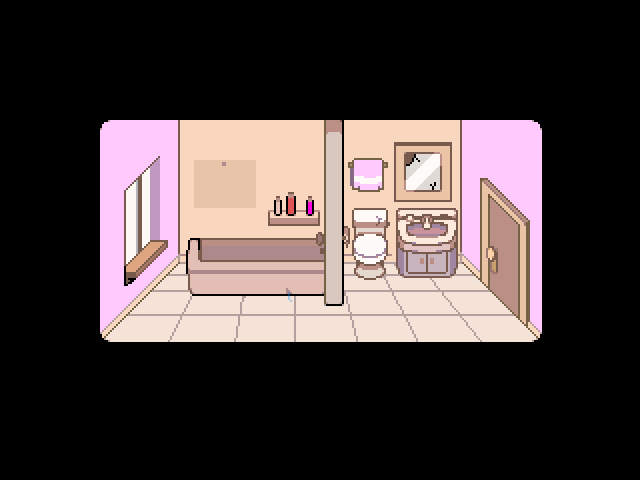

Below is a game level as drawn by its tile map, then a one-line description and the .tmx file that defines it, in full:
An orthogonal 16x12 tile map with 40x40 px tiles, 1 tile layer (Tile Layer 1) and 13 objects (3x interactable, transition, kit).

<map version="1.10" tiledversion="1.10.1" orientation="orthogonal" renderorder="right-down" width="16" height="12" tilewidth="40" tileheight="40" infinite="0" nextlayerid="5" nextobjectid="18">
 <editorsettings>
  <export target="bathroom.lua" format="lua" />
 </editorsettings>
 <properties>
  <property name="light" type="bool" value="true" />
  <property name="music" value="room_003" />
 </properties>
 <tileset firstgid="1" source="../../tilesets/frivatown/home.tsx" />
 <layer id="1" name="Tile Layer 1" width="16" height="12">
  <data encoding="csv">
1401,1402,1403,1404,1405,1406,1407,1408,1409,1410,1411,1412,1413,1414,1415,1416,
1426,1427,1428,1429,1430,1431,1432,1433,1434,1435,1436,1437,1438,1439,1440,1441,
1451,1452,1453,1454,1455,1456,1457,1458,1459,1460,1461,1462,1463,1464,1465,1466,
1476,1477,1478,1479,1480,1481,1482,1483,1484,1485,1486,1487,1488,1489,1490,1491,
1501,1502,1503,1504,1505,1506,1507,1508,1509,1510,1511,1512,1513,1514,1515,1516,
1526,1527,1528,1529,1530,1531,1532,1533,1534,1535,1536,1537,1538,1539,1540,1541,
1551,1552,1553,1554,1555,1556,1557,1558,1559,1560,1561,1562,1563,1564,1565,1566,
1576,1577,1578,1579,1580,1581,1582,1583,1584,1585,1586,1587,1588,1589,1590,1591,
1601,1602,1603,1604,1605,1606,1607,1608,1609,1610,1611,1612,1613,1614,1615,1616,
1626,1627,1628,1629,1630,1631,1632,1633,1634,1635,1636,1637,1638,1639,1640,1641,
1651,1652,1653,1654,1655,1656,1657,1658,1659,1660,1661,1662,1663,1664,1665,1666,
1676,1677,1678,1679,1680,1681,1682,1683,1684,1685,1686,1687,1688,1689,1690,1691
</data>
 </layer>
 <objectgroup id="2" name="collision">
  <object id="1" x="480" y="280">
   <polygon points="0,0 -18,-17.9961 -18,-83.2727 0,-80.9091" />
  </object>
  <object id="2" x="0" y="0" width="640" height="264" />
  <object id="3" x="82" y="360">
   <polygon points="0,0 120,-120 0,-120 0,0" />
  </object>
  <object id="4" x="0" y="342" width="640" height="138" />
  <object id="7" x="186" y="240" width="138" height="56" />
  <object id="8" x="324" y="264" width="20" height="42" />
  <object id="9" x="354" y="240" width="32" height="40" />
  <object id="10" x="396" y="234" width="62" height="40" />
 </objectgroup>
 <objectgroup id="3" name="objects">
  <object id="5" name="transition" x="486" y="264" width="80" height="78">
   <properties>
    <property name="map" value="deoxynn/kitchen" />
    <property name="marker" value="bat" />
   </properties>
  </object>
  <object id="14" name="interactable" x="396" y="234" width="62" height="40">
   <properties>
    <property name="cutscene" value="frivatown.bsink" />
   </properties>
  </object>
  <object id="15" name="interactable" x="354" y="240" width="32" height="40">
   <properties>
    <property name="cutscene" value="frivatown.turlet" />
   </properties>
  </object>
  <object id="17" name="interactable" x="186" y="240" width="138" height="56">
   <properties>
    <property name="cutscene" value="frivatown.bathtub" />
   </properties>
  </object>
 </objectgroup>
 <objectgroup id="4" name="markers">
  <object id="6" name="kit" x="458" y="306">
   <point />
  </object>
 </objectgroup>
</map>
